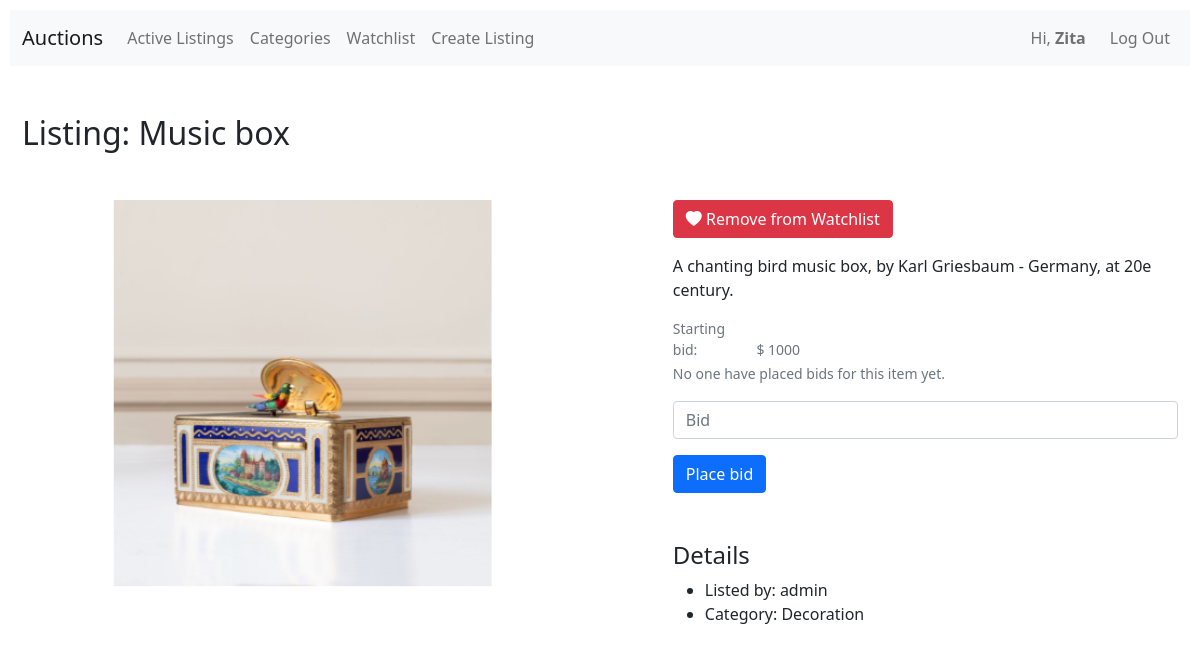
/listing/4 (signed in), run on an earlier commit of the app's database.
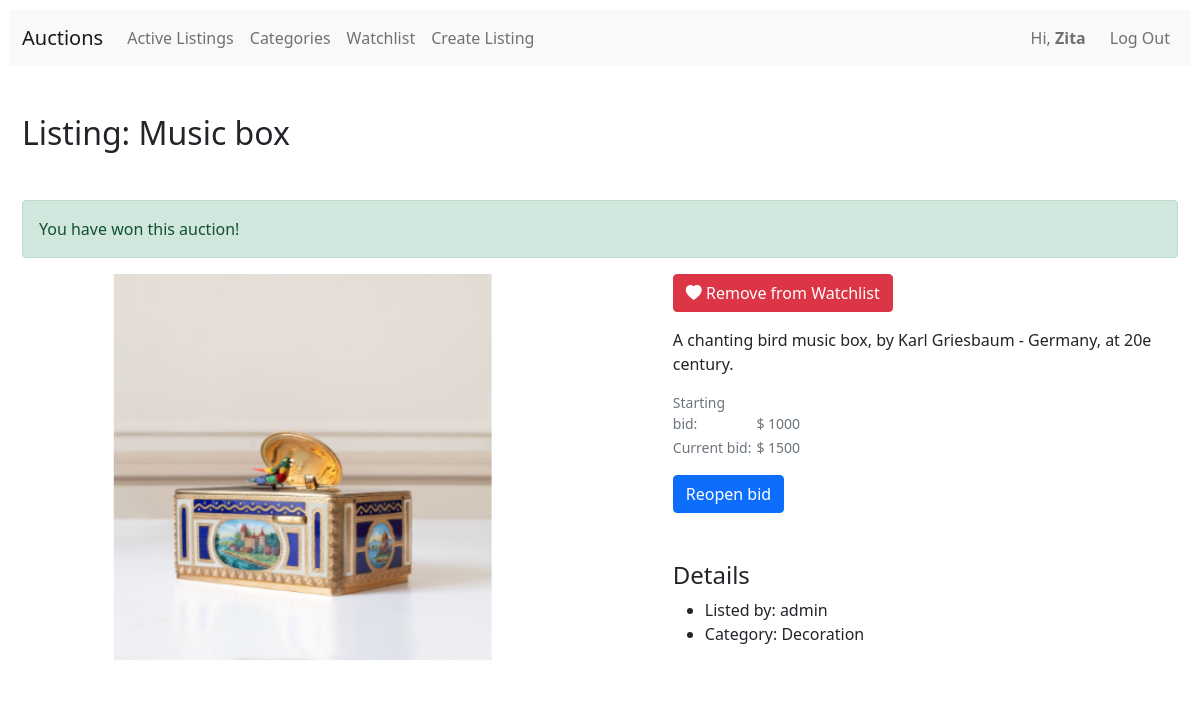
And on a later commit of the database.
### auctions/models.py (models this page shows, shortened)
class Listing(models.Model):
    user = models.ForeignKey('User', on_delete=models.CASCADE, related_name='listing_creator')
    title = models.CharField(max_length=64)
    category = models.ForeignKey('Category', on_delete=models.CASCADE, related_name='category')
    description = models.TextField()
    image = models.ImageField(upload_to='images')
    starting_bid = models.IntegerField()
    bids = models.ManyToManyField('Bid', related_name='bids', blank=True)
    current_bid = models.ForeignKey('Bid', on_delete=models.CASCADE, related_name='current_bid', blank=True, null=True)
    active = models.BooleanField(default=True)
    comments = models.ManyToManyField('Comment', related_name='comments', blank=True)

class User(AbstractUser):
    pass

class Category(models.Model):
    name = models.CharField(max_length=64)
    def __str__(self):
        return f"{self.name}"

class Bid(models.Model):
    bidder = models.ForeignKey('User', on_delete=models.CASCADE, related_name='bidder')
    listing = models.ForeignKey('Listing', on_delete=models.CASCADE, related_name='listing_bidded')
    bid = models.IntegerField()

### auctions/views.py (the view)
# urls.py: path("listing/<int:listing_id>", views.listing_page, name="listing_page"),
def listing_page(request, listing_id):
    if request.user is None:
        return redirect('login')
    listing = Listing.objects.get(id=listing_id)
    user_watchlist = Watchlist.objects.filter(user=request.user).first()
    return render(request, "auctions/listing_page.html", {
        "listing": listing,
        "user_watchlist": user_watchlist
        })

### auctions/templates/auctions/listing_page.html (shortened to what this page needs)
{% extends "auctions/layout.html" %}
{% block body %}
<h2 class="mb-5">Listing: {{ listing.title }}</h2>
{% if request.user == listing.current_bid.bidder and listing.active == False %}
<div class="alert alert-success" role="alert">
    You have won this auction!
</div>
{% endif %}
<div class="d-flex">
    <div class="img_container">
        <img src="{{listing.image.url}}" class="card-img-top" alt="{{listing.image}}">
    </div>
    <div class="listing_info">
        {% if user_watchlist is None or listing not in user_watchlist.listings.all %}
        <form action="{% url 'toggle_watchlist' listing.id %}" method="post">
            {% csrf_token %}
            <button type="submit" class="btn btn-primary mb-3 border-primary"><span class="bi bi-heart"> Add to
                    Watchlist</span></button>
        </form>
        {% else %}
        <form action="{% url 'toggle_watchlist' listing.id %}" method="post">
            <button type="submit" class="btn btn-danger mb-3 border-danger"><span class="bi bi-heart-fill"> Remove from
                    Watchlist</span></button>
        </form>
        {% endif %}
        <p class="card-text">{{ listing.description }}</p>
        <small class="text-muted"><span class="bid_title">Starting bid:</span> $ {{ listing.starting_bid }}</small><br>
        {% if not listing.current_bid %}
        <small class="text-muted">No one have placed bids for this item yet.</small>
        {% else %}
        <small class="text-muted"><span class="bid_title">Current bid:</span> $ {{ listing.current_bid.bid }}</small>
        {% endif %}
        {% if listing.user != request.user and listing.active %}
        <form action="{% url 'place_bid' listing.id%}" method="post">
            <input id="bid" type="text" name="bid" class="form-control my-3" placeholder="Bid">
            <button type="submit" class="btn btn-primary border-primary">Place bid</button>
        </form>
        {% elif listing.user == request.user and listing.active %}
        <form action="{% url 'toggle_bid' listing.id%}" method="post">
            {% csrf_token %}
            <button type="submit" class="btn btn-primary border-primary mt-3">Close bid</button>
        </form>
        {% else %}
        <form action="{% url 'toggle_bid' listing.id%}" method="post">
            <button type="submit" class="btn btn-primary border-primary mt-3">Reopen bid</button>
        </form>
        {% endif %}
        <h4 class="mt-5">Details</h4>
        <ul>
            <li>Listed by: {{ listing.user }}</li>
            <li>Category: {{ listing.category }}</li>
        </ul>
    </div>
</div>
{% endblock %}

What changed in the data, as far as the page shows it:
changed Listing "Music box": current_bid_id empty → 13 (drawn); current_bid.bid (not shown) → "1500"; active True → False (drawn)
Also different on the page:
text no longer shown: "No one have placed bids for this item yet. Place bid"
text now shown: "You have won this auction! Current bid: $ Reopen bid"
